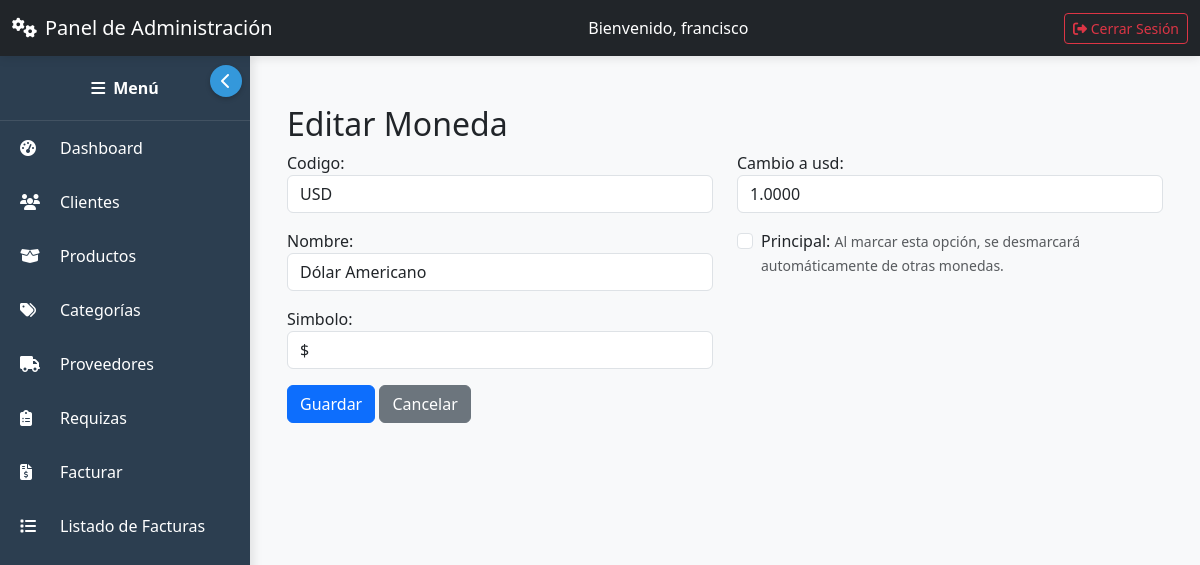
The page /productos/monedas/editar/1/ (signed in) on the database its author committed.
### productos/models.py (models this page shows, shortened)
class Moneda(models.Model):
    codigo = models.CharField(max_length=3, unique=True)  # USD, NIO, EUR, etc.
    nombre = models.CharField(max_length=50)
    simbolo = models.CharField(max_length=5)
    cambio_a_usd = models.DecimalField(max_digits=10, decimal_places=4, default=1.0)
    principal = models.BooleanField(default=False)

### productos/views.py (the view)
# urls.py: path('monedas/editar/<int:pk>/', views.editar_moneda, name='editar_moneda'),
@login_required
def editar_moneda(request, pk):
    moneda = get_object_or_404(Moneda, pk=pk)
    if request.method == 'POST':
        form = MonedaForm(request.POST, instance=moneda)
        if form.is_valid():
            form.save()
            messages.success(request, 'Moneda actualizada exitosamente.')
            return redirect('lista_monedas')
    else:
        form = MonedaForm(instance=moneda)
    return render(request, 'core/moneda_form.html', {'form': form})

### productos/forms.py (shortened to what this page needs)
class MonedaForm(forms.ModelForm):
    class Meta:
        model = Moneda
        fields = ['codigo', 'nombre', 'simbolo', 'cambio_a_usd', 'principal']
        widgets = {
            'codigo': forms.TextInput(attrs={'class': 'form-control', 'maxlength': '3'}),
            'nombre': forms.TextInput(attrs={'class': 'form-control'}),
            'simbolo': forms.TextInput(attrs={'class': 'form-control', 'maxlength': '5'}),
            'cambio_a_usd': forms.NumberInput(attrs={'class': 'form-control', 'step': '0.0001'}),
            'principal': forms.CheckboxInput(attrs={'class': 'form-check-input'}),
        }

### ventas/context_processors.py (called while the page is built)
def ventas_hoy(request):
    if request.user.is_authenticated:
        return {
            'ventas_hoy_count': Factura.objects.filter(fecha=date.today()).count(),
            'ventas_hoy_total': sum(f.total for f in Factura.objects.filter(fecha=date.today()))
        }
    return {}

### core/templates/core/moneda_form.html (shortened to what this page needs)
{% extends 'core/base.html' %}
{% block content %}
<div class="container mt-4">
    <h2>{% if form.instance.id %}Editar{% else %}Crear{% endif %} Moneda</h2>
    <form method="post">
        <div class="row">
            <div class="col-md-6">
                <div class="mb-3">
                    {{ form.codigo.label_tag }}
                    {{ form.codigo }}
                </div>
                <div class="mb-3">
                    {{ form.nombre.label_tag }}
                    {{ form.nombre }}
                </div>
                <div class="mb-3">
                    {{ form.simbolo.label_tag }}
                    {{ form.simbolo }}
                </div>
            </div>
            <div class="col-md-6">
                <div class="mb-3">
                    {{ form.cambio_a_usd.label_tag }}
                    {{ form.cambio_a_usd }}
                </div>
                <div class="mb-3 form-check">
                    {{ form.principal }}
                    {{ form.principal.label_tag }}
                    <small class="form-text text-muted">Al marcar esta opción, se desmarcará automáticamente de otras monedas.</small>
                </div>
            </div>
        </div>
        <button type="submit" class="btn btn-primary">Guardar</button>
        <a href="{% url 'lista_monedas' %}" class="btn btn-secondary">Cancelar</a>
    </form>
</div>
{% endblock %}

### core/templates/core/base.html (shortened to what this page needs)
{% load static %}
<!DOCTYPE html>
<html lang="es">
<head>
    <link href="https://cdn.jsdelivr.net/npm/bootstrap@5.3.0/dist/css/bootstrap.min.css" rel="stylesheet">
    <link rel="stylesheet" href="https://cdnjs.cloudflare.com/ajax/libs/font-awesome/6.4.0/css/all.min.css">
</head>
<body>
    <nav class="navbar navbar-expand-lg navbar-dark bg-dark">
        <div class="container-fluid">
            <a class="navbar-brand" href="#">
                <i class="fas fa-cogs me-2"></i>Panel de Administración
            </a>
            <div class="d-flex align-items-center">
                <span class="text-white me-3">Bienvenido, {{ user.username }}</span>
            </div>
            <a href="{% url 'login' %}" class="btn btn-outline-danger btn-sm">
                <i class="fas fa-sign-out-alt"></i> Cerrar Sesión
            </a>
        </div>
    </nav>
    <nav id="sidebar">
        <div class="sidebar-header">
            <i class="fas fa-bars me-2"></i>
            <span>Menú</span>
        </div>
        <ul class="nav flex-column">
            <li class="nav-item">
                <a href="{% url 'admin_inicio' %}" class="nav-link">
                    <i class="fas fa-tachometer-alt"></i>
                    <span class="link-text">Dashboard</span>
                </a>
            </li>
            {% if request.user.is_staff %}
            <li class="nav-item">
                <a href="{% url 'cliente_list' %}" class="nav-link">
                    <i class="fas fa-users"></i>
                    <span class="link-text">Clientes</span>
                </a>
            </li>
            <li class="nav-item">
                <a href="{% url 'producto_list' %}" class="nav-link">
                    <i class="fas fa-box-open"></i>
                    <span class="link-text">Productos</span>
                </a>
            </li>
            <li class="nav-item">
                <a href="{% url 'categoria_list' %}" class="nav-link">
                    <i class="fas fa-tags"></i>
                    <span class="link-text">Categorías</span>
                </a>
            </li>
            <li class="nav-item">
                <a href="{% url 'proveedores:lista' %}" class="nav-link">
                    <i class="fas fa-truck"></i>
                    <span class="link-text">Proveedores</span>
                </a>
            </li>
        <li class="nav-item">
                <a href="{% url 'requiza_list' %}" class="nav-link">
                    <i class="fas fa-clipboard-list"></i>
                    <span class="link-text">Requizas</span>
                </a>
            </li>
            {% endif %}
            <li class="nav-item">
                <a href="{% url 'facturas:facturar' %}" class="nav-link">
                    <i class="fas fa-file-invoice-dollar"></i>
                    <span class="link-text">Facturar</span>
                </a>
            </li>
            <li class="nav-item">
               <a class="nav-link" href="{% url 'facturas:factura_list' %}">
                 <i class="fas fa-list"></i>
                 <span class="link-text">Listado de Facturas</span>
               </a>
            </li>
        </ul>
    </nav>
    <div class="toggle-container">
        <button id="sidebarToggle">
            <i id="sidebarToggleIcon" class="fas fa-chevron-left"></i>
        </button>
    </div>
    <div id="content">
        {% block content %}{% endblock %}
    </div>
</body>
</html>

### core/templates/core/base.html (style rules this page uses)
body { overflow-x: hidden; padding-top: 56px; }
#sidebar { position: fixed; top: 56px; left: 0; width: 250px; height: calc(100vh - 56px); background: #2c3e50; color: white; transition: all 0.3s ease; z-index: 1000; overflow-y: auto; box-shadow: 3px 0 10px rgba(0,0,0,0.1); }
#sidebar .nav-link { color: white; padding: 15px 20px; display: flex; align-items: center; white-space: nowrap; transition: background 0.2s; position: relative; }
#sidebar .nav-link i { min-width: 25px; transition: transform 0.3s; }
#sidebar .link-text { transition: opacity 0.3s, margin-left 0.3s; margin-left: 15px; }
#sidebar .nav-item { position: relative; }
#content { margin-left: 250px; padding: 25px; transition: margin-left 0.3s ease; min-height: calc(100vh - 56px); background-color: #f8f9fa; }
.navbar { position: fixed; top: 0; width: 100%; z-index: 1100; box-shadow: 0 2px 10px rgba(0,0,0,0.1); }
.toggle-container { position: fixed; top: 65px; left: 210px; z-index: 1100; transition: left 0.3s ease; }
#sidebarToggle { background: #3498db; border: none; color: white; width: 32px; height: 32px; border-radius: 50%; display: flex; align-items: center; justify-content: center; cursor: pointer; box-shadow: 0 2px 5px rgba(0,0,0,0.2); transition: transform 0.3s, background 0.3s; }
.sidebar-header { padding: 20px 15px; border-bottom: 1px solid rgba(255,255,255,0.1); text-align: center; font-weight: bold; display: flex; align-items: center; justify-content: center; }

### rows shown on the page
Moneda: codigo "USD", nombre "Dólar Americano", simbolo "$", cambio_a_usd "1.0000"

### other values the page prints
{{ user.username }} "francisco"
